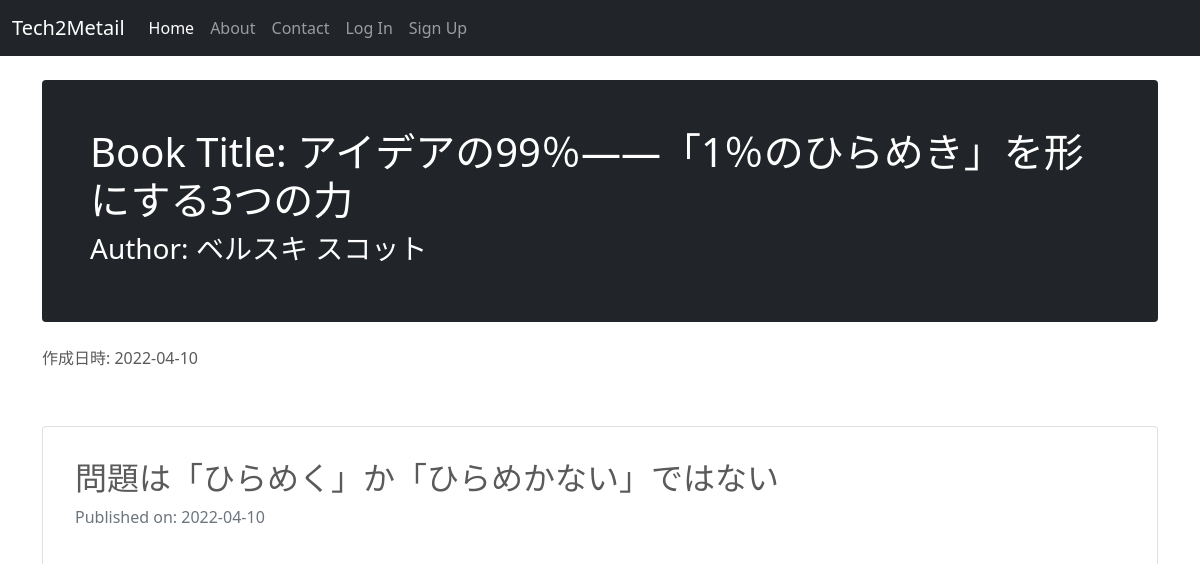
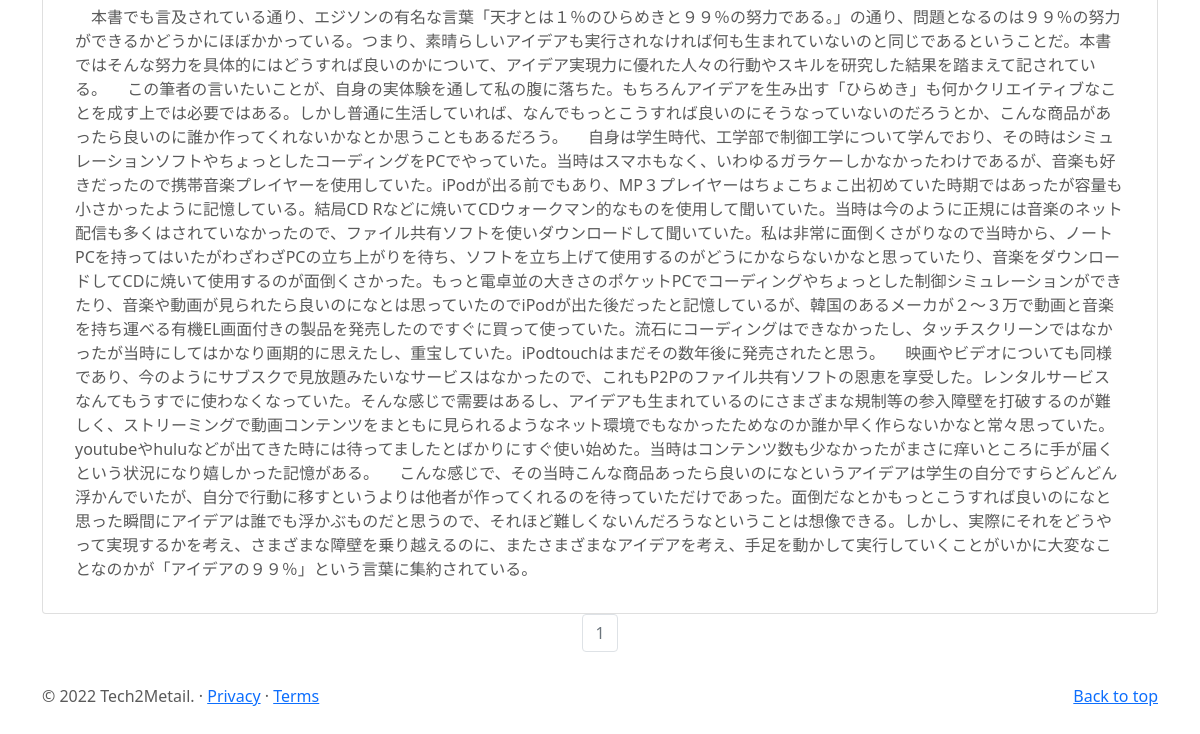
The page /books/29 on the database as committed earlier (2 pictures, top to bottom).
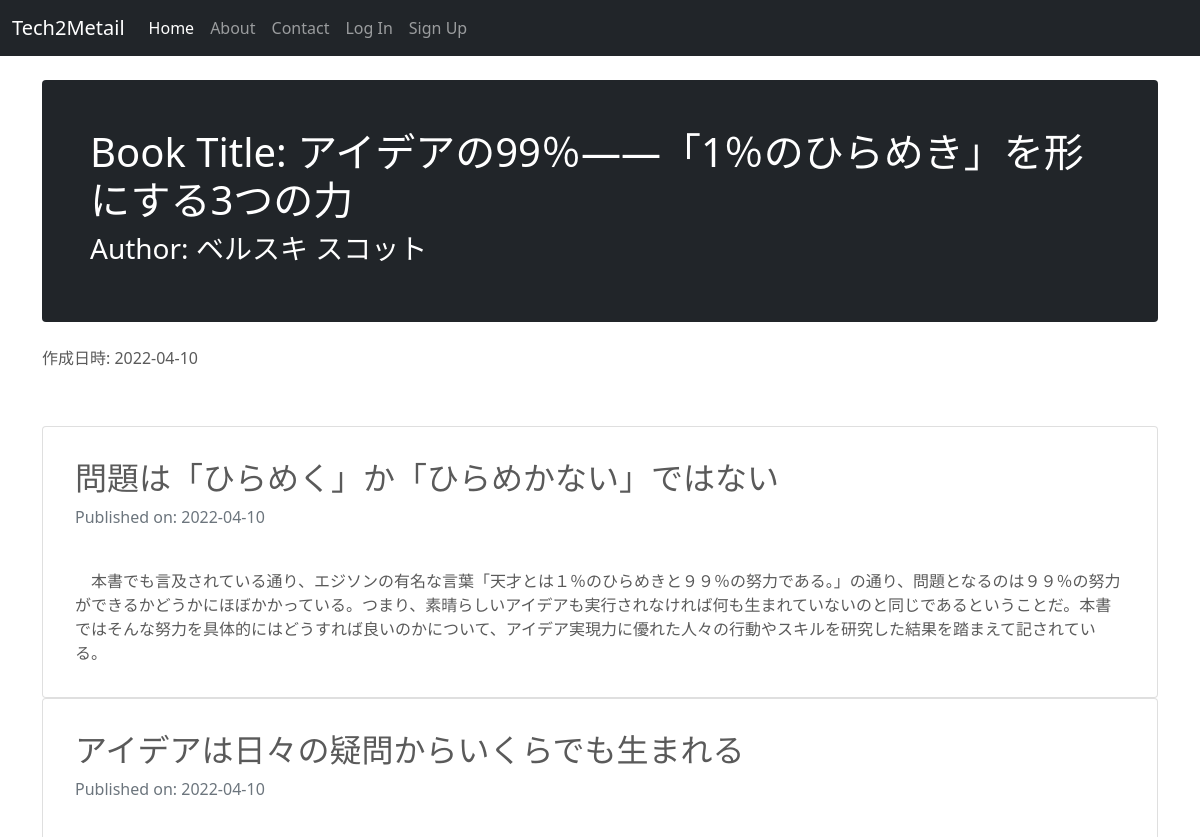
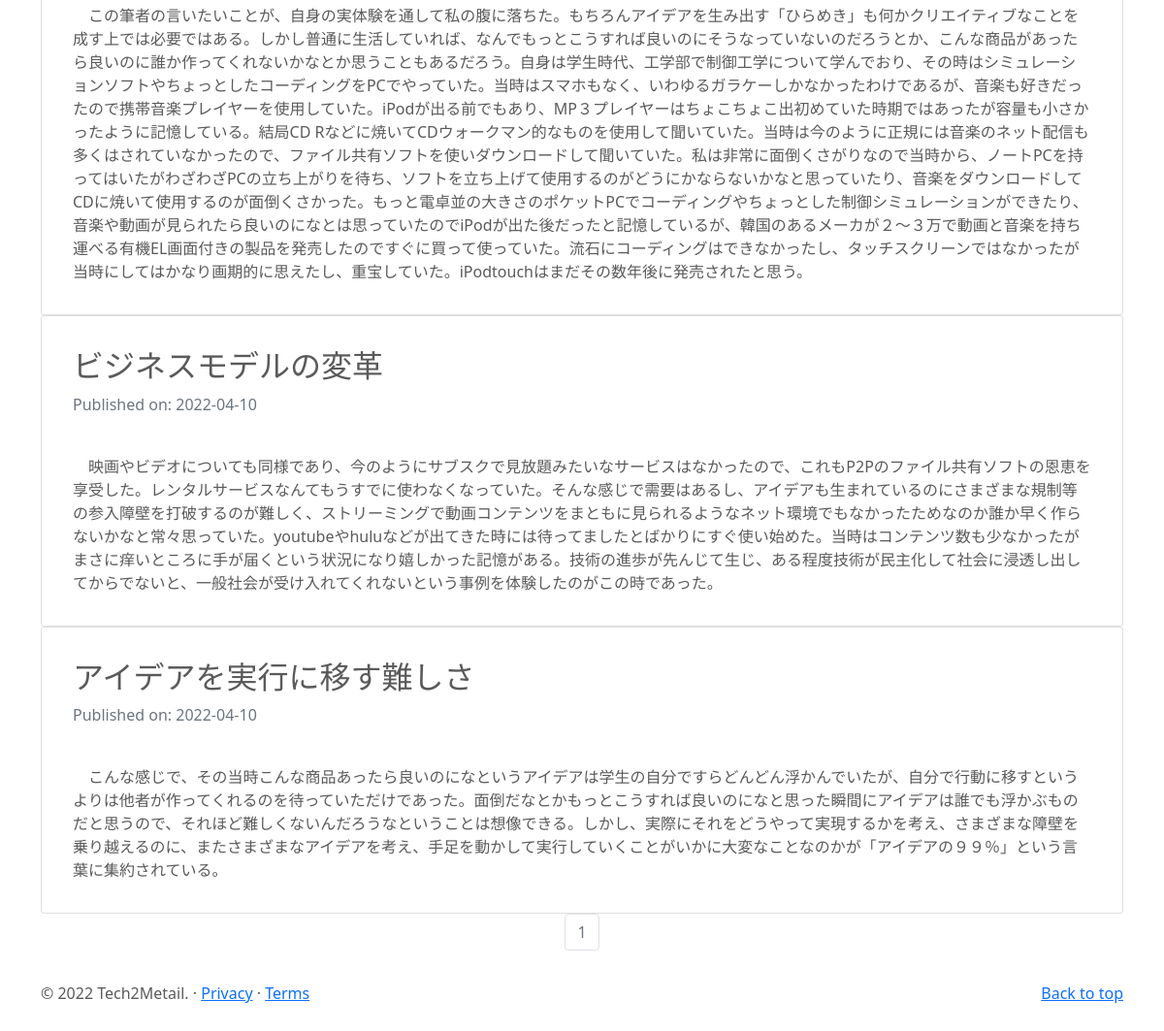
The same page on the database as committed later (2 pictures, top to bottom).
### tech2metailblog/models.py (models this page shows, shortened)
class Books(db.Model):
    __tablename__ = 'books'
    id = db.Column(db.Integer, primary_key = True)
    title = db.Column(db.String(50),unique=True, nullable=False)
    author = db.Column(db.String(50), nullable=False)
    published_by = db.Column(db.String(50), nullable=False)
    published_at = db.Column(db.Integer, nullable=False)
    img_link = db.Column(db.String(100))
    pur_link = db.Column(db.String(100))
    created_at = db.Column(db.DateTime)
    booksposts = db.relationship('BooksPost',backref='book',lazy=True)

class BooksPost(db.Model):
    users = db.relationship(User)
    books = db.relationship(Books)
    id = db.Column(db.Integer, primary_key=True)
    user_id = db.Column(db.Integer,db.ForeignKey('users.id'),nullable=False)
    book_id = db.Column(db.Integer,db.ForeignKey('books.id'),nullable=False)
    date = db.Column(db.DateTime,nullable=False,default=datetime.now(pytz.timezone('Asia/Tokyo')))
    title = db.Column(db.String(140),nullable=False)
    text = db.Column(db.Text,nullable=False)

### tech2metailblog/books/views.py (the view)
@books.route('/books/<int:book_id>', methods=['GET'])
def show_book(book_id):
    page = request.args.get('page',1,type=int)
    book = Books.query.get(book_id)
    hoges = BooksPost.query.filter_by(book_id=book_id).order_by(BooksPost.date.asc()).paginate(page=page,per_page=5)
    print(hoges)
    return render_template('books/show.html', book=book, hoges=hoges,admin_user=admin_user,page=page)

### tech2metailblog/templates/books/show.html (shortened to what this page needs)
{% extends "base.html" %}
{% block content %}
<div class="container">
    <div class="p-4 p-md-5 mb-4 text-white rounded bg-dark">
        <h1>Book Title: {{ book.title }}</h1>
        <h3>Author: {{ book.author }}</h3>
    </div>
作成日時: {{ book.created_at.strftime('%Y-%m-%d') }}
<br><br>
</div>
<div class="container" >
    {% if hoges.items %}
    {% for post in hoges.items %}
      <div class="card text-start">
          <div class="card-body">
            <h2>{{post.title}}</h2>
            <p class='text-muted'>Published on: {{post.date.strftime("%Y-%m-%d")}}</p>
            <br>
            {{post.text}}
          </div>
      </div>
        {% endfor %}
    <nav aria-label='Page Navigation example'>
        <ul class="pagination justify-content-center">
            {% for page_num in hoges.iter_pages(left_edge=1,right_edge=1,left_current=1,right_current=2) %}
              {% if hoges.page == page_num %}
                <li class="page-item disabled">
                    <a href="{{url_for('books.show_book',page=page_num,book_id=book.id)}}" class="page-link">{{ page_num }}</a>
                </li>
              {% else %}
                <li class="page-item">
                    <a href="{{url_for('books.show_book',page=page_num,book_id=book.id)}}" class="page-link">{{ page_num }}</a>
                </li>
              {% endif %}
            {% endfor %}
        </ul>
    </nav>
    </div>
    {% else %}
    <div class="text-center">
    <h3>投稿記事がありません。</h3>
    </div>
    {% endif %}
{% endblock %}

### tech2metailblog/templates/base.html (shortened to what this page needs)
<!DOCTYPE html>
<html lang="ja">
  <head>
        <link href="https://cdn.jsdelivr.net/npm/bootstrap@5.0.2/dist/css/bootstrap.min.css" rel="stylesheet">
        <link href="{{url_for('static',filename="style.css")}}" rel="stylesheet">
   </head>
<body>
    <header>
        <nav class="navbar navbar-expand-md navbar-dark fixed-top bg-dark">
          <div class="container-fluid">
            <a class="navbar-brand" href="#">Tech2Metail</a>
            <div class="collapse navbar-collapse" id="navbarCollapse">
              <ul class="navbar-nav me-auto mb-2 mb-md-0">
                <li class="nav-item">
                  <a class="nav-link active" aria-current="page" href="{{url_for('core.index')}}">Home</a>
                </li>
                <li class="nav-item">
                  <a class="nav-link" href="{{url_for('core.info')}}">About</a>
                </li>
                <li class="nav-item">
                  <a class="nav-link" href="{{url_for('contacts.contact')}}">Contact</a>
                </li>
                {% if current_user.is_authenticated %}
                <li class="nav-item">
                  <a class="nav-link" href="{{url_for('users.logout')}}" >Log Out</a>
                </li>
                <li class="nav-item">
                    <a class="nav-link" href="{{url_for('users.account',username=current_user.username)}}" >Account</a>
                </li>
                <li class="nav-item">
                  <a class="nav-link" href="{{url_for('books.show_shelf')}}">Books</a>
                </li>
                {% else %}
                <li class="nav-item">
                    <a class="nav-link" href="{{url_for('users.login')}}" >Log In</a>
                </li>
                <li class="nav-item">
                    <a class="nav-link" href="{{url_for('users.signup')}}" >Sign Up</a>
                </li>
                {% endif %}
              </ul>
            </div>
          </div>
        </nav>
    </header>
    <main class="main">
      {% block content%}
      {% endblock %}
      <footer class="container">
        <p class="float-end"><a href="#">Back to top</a></p>
        <p>&copy; 2022 Tech2Metail. &middot; <a href="#">Privacy</a> &middot; <a href="#">Terms</a></p>
      </footer>
    </main>
</body>
</html>

### tech2metailblog/static/style.css (style rules this page uses)
body { padding-top: 3rem; padding-bottom: 3rem; color: #5a5a5a; }
main { margin-top: 2rem; }
.container { margin-top: 2rem; }
.card-body { padding: 1em; margin: 1em; }

Rows that differ between the two databases and show on the page:
changed BooksPost "問題は「ひらめく」か「ひらめかない」ではない": text "本書でも言及されている通り、エジソンの有名な言葉「天才とは１％のひらめきと９９％の努力である。」の通り、問題となるのは９９％の努力ができるかどうかにほぼかかっている。つまり、素晴らしいアイデアも実行されなければ何も生まれていないのと同じであるということだ。本書ではそんな努力を具体的にはどうすれば良いのかについて、アイデア実現力に優れた人々の行動やスキルを研究した結果を踏まえて記されている。 この筆者の言いたいことが、自身の実体験を通して私の腹に落ちた。もちろんアイデアを生み出す「ひらめき」も何かクリエイティブなことを成す上では必要ではある。しかし普通に生活していれば、なんでもっとこうすれば良いのにそうなっていないのだろうとか、こんな商品があったら良いのに誰か作ってくれないかなとか思うこともあるだろう。 自身は学生時代、工学部で制御工学について学んでおり、その時はシミュレーションソフトやちょっとしたコーディングをPCでやっていた。当時はスマホもなく、いわゆるガラケーしかなかったわけであるが、音楽も好きだったので携帯音楽プレイヤーを使用していた。iPodが出る前でもあり、MP３プレイヤーはちょこちょこ出初めていた時期ではあったが容量も小さかったように記憶している。結局CD…" → "本書でも言及されている通り、エジソンの有名な言葉「天才とは１％のひらめきと９９％の努力である。」の通り、問題となるのは９９％の努力ができるかどうかにほぼかかっている。つまり、素晴らしいアイデアも実行されなければ何も生まれていないのと同じであるということだ。本書ではそんな努力を具体的にはどうすれば良いのかについて、アイデア実現力に優れた人々の行動やスキルを研究した結果を踏まえて記されている。"
added BooksPost: title "アイデアは日々の疑問からいくらでも生まれる", date "2022-04-10", text "この筆者の言いたいことが、自身の実体験を通して私の腹に落ちた。もちろんアイデアを生み出す「ひらめき」も何かクリエイティブなことを成す上では必要ではある。しかし普通に生活していれば、なんでもっとこうすれば良いのにそうなっていないのだろうとか、こんな商品があったら良いのに誰か作ってくれないかなとか思うこともあるだろう。自身は学生時代、工学部で制御工学について学んでおり、その時はシミュレーションソフトやちょっとしたコーディングをPCでやっていた。当時はスマホもなく、いわゆるガラケーしかなかったわけであるが、音楽も好きだったので携帯音楽プレイヤーを使用していた。iPodが出る前でもあり、MP３プレイヤーはちょこちょこ出初めていた時期ではあったが容量も小さかったように記憶している。結局CD…"
added BooksPost: title "ビジネスモデルの変革", date "2022-04-10", text "映画やビデオについても同様であり、今のようにサブスクで見放題みたいなサービスはなかったので、これもP2Pのファイル共有ソフトの恩恵を享受した。レンタルサービスなんてもうすでに使わなくなっていた。そんな感じで需要はあるし、アイデアも生まれているのにさまざまな規制等の参入障壁を打破するのが難しく、ストリーミングで動画コンテンツをまともに見られるようなネット環境でもなかったためなのか誰か早く作らないかなと常々思っていた。youtubeやhuluなどが出てきた時には待ってましたとばかりにすぐ使い始めた。当時はコンテンツ数も少なかったがまさに痒いところに手が届くという状況になり嬉しかった記憶がある。技術の進歩が先んじて生じ、ある程度技術が民主化して社会に浸透し出してからでないと、一般社会が受け入れてくれないという事例を体験したのがこの時であった。"
added BooksPost: title "アイデアを実行に移す難しさ", date "2022-04-10", text "こんな感じで、その当時こんな商品あったら良いのになというアイデアは学生の自分ですらどんどん浮かんでいたが、自分で行動に移すというよりは他者が作ってくれるのを待っていただけであった。面倒だなとかもっとこうすれば良いのになと思った瞬間にアイデアは誰でも浮かぶものだと思うので、それほど難しくないんだろうなということは想像できる。しかし、実際にそれをどうやって実現するかを考え、さまざまな障壁を乗り越えるのに、またさまざまなアイデアを考え、手足を動かして実行していくことがいかに大変なことなのかが「アイデアの９９％」という言葉に集約されている。"
